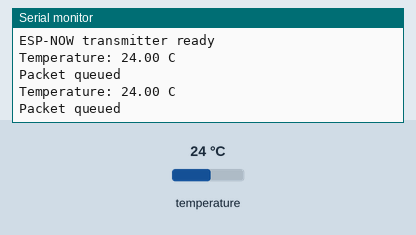
Recording of a sketch running on a simulated ESP32. On the bench: the last lines printed to the serial monitor. Inputs (shaded band) come from the test bench; at power-on: temperature 24 °C.

Above: at 4.3 s.
4.4 s: temperature set to 12 °C
At 6.8 s:
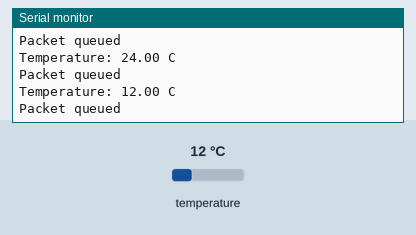
8.1 s: temperature set to 19 °C
At 10.0 s:
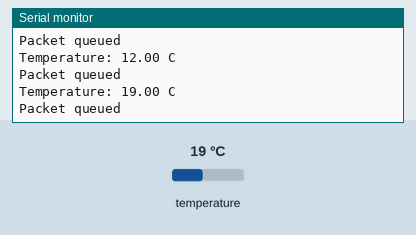
Timing chart, 0 to 11.5 s (numbered marks = the images above; inputs shaded):
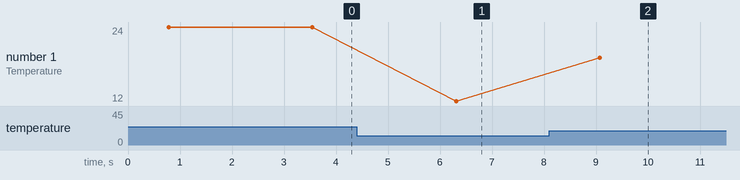

Measured:
- after the input at 4.4 s, the serial monitor: prints a new line after 1.9 s (image 1)
- after the input at 8.1 s, the serial monitor: prints a new line after 0.98 s (image 2)
- plotted number 1: 24 → 12 after the input at 4.4 s, 12 → 19 after the input at 8.1 s

The sketch:

temp_tmtr.ino
```cpp
#include <WiFi.h>
#include <esp_now.h>
#include <esp_wifi.h>
#include <OneWire.h>
#include <DallasTemperature.h>

// DS18B20 DATA pin
const int ONE_WIRE_BUS = 4;
const int ESPNOW_CHANNEL = 1;

// REPLACE with ESP32 #2 receiver MAC address.
uint8_t receiverAddress[] = {
  0x04, 0xB2, 0x47, 0x83, 0x71, 0x90
};

OneWire oneWire(ONE_WIRE_BUS);
DallasTemperature sensors(&oneWire);

struct TemperaturePacket {
  float temperature;
  bool sensorOK;
  uint32_t counter;
};

TemperaturePacket packet;
uint32_t packetCounter = 0;

void setup() {
  Serial.begin(115200);

  sensors.begin();

  WiFi.mode(WIFI_STA);
  WiFi.disconnect();

  // Must match the receiver's channel.
  esp_wifi_set_channel(ESPNOW_CHANNEL,
                       WIFI_SECOND_CHAN_NONE);

  Serial.println();
  Serial.print("Transmitter MAC: ");
  Serial.println(WiFi.macAddress());
  Serial.println("ESP-NOW channel: 1");

  if (esp_now_init() != ESP_OK) {
    Serial.println("ESP-NOW init failed");
    while (true) {
      delay(1000);
    }
  }

  esp_now_peer_info_t peerInfo = {};
  memcpy(peerInfo.peer_addr, receiverAddress, 6);
  peerInfo.channel = ESPNOW_CHANNEL;
  peerInfo.encrypt = false;

  if (esp_now_add_peer(&peerInfo) != ESP_OK) {
    Serial.println("Failed to add receiver peer");
    while (true) {
      delay(1000);
    }
  }

  Serial.println("ESP-NOW transmitter ready");
}

void loop() {
  sensors.requestTemperatures();

  float temperature = sensors.getTempCByIndex(0);

  packet.counter = ++packetCounter;

  if (temperature != DEVICE_DISCONNECTED_C &&
      temperature >= -55.0 &&
      temperature <= 125.0) {
    packet.temperature = temperature;
    packet.sensorOK = true;

    Serial.print("Temperature: ");
    Serial.print(temperature, 2);
    Serial.println(" C");
  } else {
    packet.temperature = 0.0;
    packet.sensorOK = false;

    Serial.println("DS18B20 not detected!");
  }

  esp_err_t result = esp_now_send(
    receiverAddress,
    (uint8_t *)&packet,
    sizeof(packet)
  );

  if (result == ESP_OK) {
    Serial.println("Packet queued");
  } else {
    Serial.print("Send error: ");
    Serial.println(result);
  }

  delay(2000);
}
```
